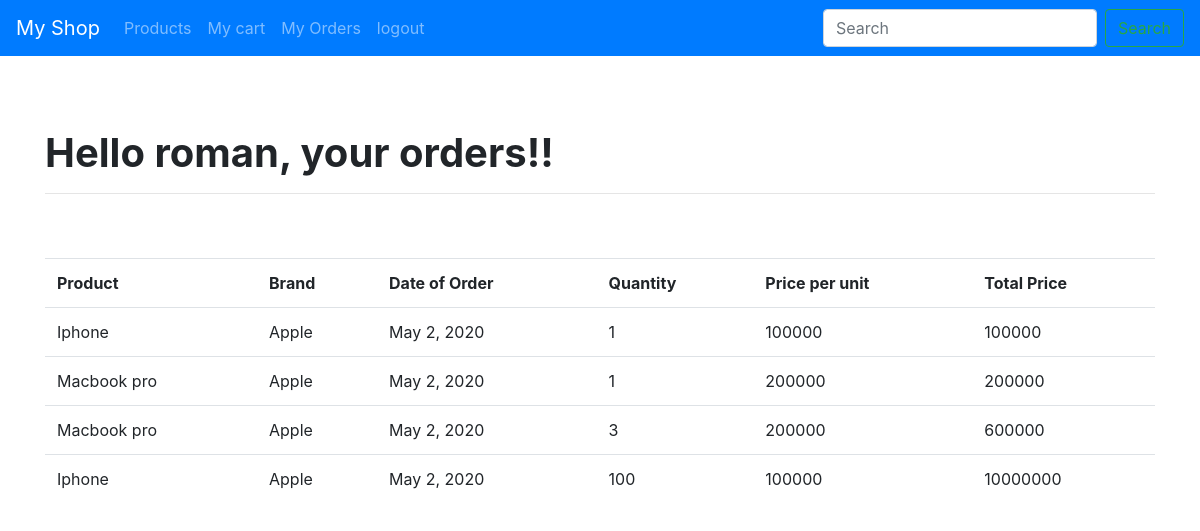
Page /orders/1/ (signed in) on the committed database.
### orders/models.py (models this page shows, shortened)
class Order(models.Model):
    user = models.ForeignKey(User,related_name='orders',on_delete=models.CASCADE)
    product = models.ForeignKey(Product, related_name='orders',on_delete=models.CASCADE)
    ordered_date= models.DateField(auto_now=True, blank=True)
    no_of_orders = models.PositiveIntegerField(default = 1)

### products/models.py (models this page shows, shortened)
class Product(models.Model):
    name = models.CharField(max_length=256)
    photo = models.ImageField(upload_to='product_pics')
    category = models.CharField(max_length=200)
    brand  = models.CharField(max_length=200)
    price = models.PositiveIntegerField()
    description = models.TextField()
    in_stock = models.PositiveIntegerField()

### orders/views.py (the view)
# urls.py: url(r'^(?P<pk>\d+)/$',views.OrderListView.as_view(),name="orders_list"),
class OrderListView(LoginRequiredMixin,ListView):
    model = Order
    template_name = "orders/orders_list.html"
    context_object_name = "orders"
    def get_queryset(self):
        queryset =  super().get_queryset()
        r = queryset.filter(user = self.kwargs.get('pk'))
        query = self.request.GET.get('search')
        if query:
            result = r.filter(product__name__contains=query)
        else:
           result = r.all()
        return result

### orders/templates/orders/orders_list.html
{% extends 'base.html' %}
{% load static %}
{% block body_block %}
<br>
<br><br><br>
<h1> <strong>Hello {{user}}, your orders!!</strong> </h1>
<hr>
<br>
<br>
<table class="table">
    <tr>
        <th>Product</th>
        <th>Brand</th>
        <th>Date of Order</th>
        <th>Quantity</th>
        <th>Price per unit</th>
        <th>Total Price</th>
    </tr>
    {% for order in orders  %}
    <tr>
        <td>{{order.product.name}}</td>
        <td>{{order.product.brand}}</td>
        <td>{{order.ordered_date}}</td>
        <td>{{order.no_of_orders}}</td>
        <td>{{order.product.price}}</td>
        <td>{% widthratio order.product.price  1 order.no_of_orders%}</td>
    </tr>
    {% endfor %}
</table>
{% endblock body_block %}

### rows in the picture
Order: product.name "Iphone", product.brand "Apple", ordered_date "May 2, 2020", no_of_orders "1", product.price "100000", product+no_of_orders "100000"
Order: product.name "Macbook pro", product.brand "Apple", ordered_date "May 2, 2020", no_of_orders "1", product.price "200000", product+no_of_orders "200000"
Order: product.name "Macbook pro", product.brand "Apple", ordered_date "May 2, 2020", no_of_orders "3", product.price "200000", product+no_of_orders "600000"
Order: product.name "Iphone", product.brand "Apple", ordered_date "May 2, 2020", no_of_orders "100", product.price "100000", product+no_of_orders "10000000"

### other values in the picture
{{ user }} "roman"
